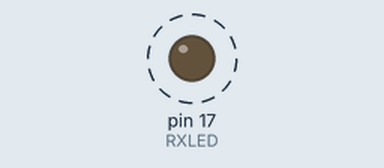
Simulated run of this sketch. Board: SparkFun Pro Micro, built with avr-gcc and run on an emulated ATmega32U4. Shown: output pins drawn as LEDs (lit = HIGH). Dashed ring = blinking. What the sketch prints to the serial monitor is not drawn.

Above: at 0.5 s.
Timing chart, 0 to 4.6 s (numbered marks = the images above):
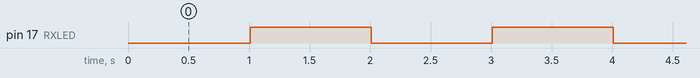

Measured:
- by itself, pin 17 (RXLED): alternates HIGH for 1.0 s and LOW for 1.0 s

The sketch:

BlinkORG.ino
```cpp
// (licence header left out)
int RXLED = 17;  // The RX LED has a defined Arduino pin
// The TX LED was not so lucky, we'll need to use pre-defined
// macros (TXLED1, TXLED0) to control that.
// (We could use the same macros for the RX LED too -- RXLED1,
//  and RXLED0.)

void setup()
{
  pinMode(RXLED, OUTPUT);  // Set RX LED as an output
  // TX LED is set as an output behind the scenes

  while (!Serial);
  Serial.begin(115200);
//  Serial.begin(115200); //This pipes to the serial monitor
//  Serial1.begin(115200); //This is the UART, pipes to sensors attached to board

  Serial.println("Start blink");
}

#define WM (1000/1)

void loop()
{
  Serial.println(WM);  // Print "Hello World" to the Serial Monitor
  // Serial1.println("Hello!");  // Print "Hello!" over hardware UART

  digitalWrite(RXLED, LOW);   // set the LED on
  TXLED0; //TX LED is not tied to a normally controlled pin
  delay(WM);              // wait for a second
  digitalWrite(RXLED, HIGH);    // set the LED off
  TXLED1;
  delay(WM);              // wait for a second
}
```
